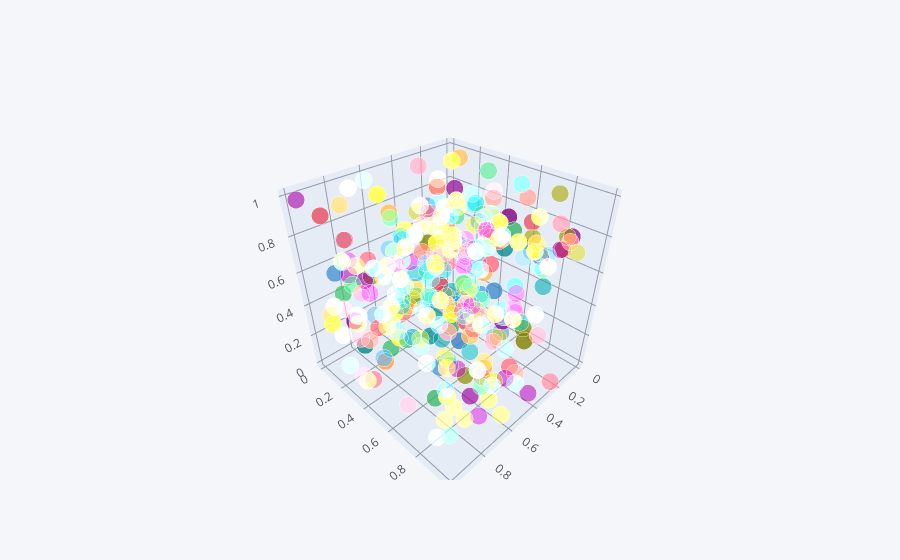

Notebook code for this chart:
### Code cell
df.iplot(x="a",y="b",z="c", kind="scatter3d")

### Figure 1 — Plotly figure (JSON) as saved in the notebook; plotly's stock layout.template omitted (floating-point values rounded to 4 significant figures; data arrays with more than 128 entries replaced by an {"elided": "..."} marker saying what was removed)
{"data": [{"marker": {"color": {"elided": "300 str values"}, "opacity": 0.8, "size": {"elided": "300 int values"}, "symbol": "circle"}, "mode": "markers", "text": {"elided": "300 str values"}, "type": "scatter3d", "x": {"elided": "300 float values"}, "y": {"elided": "300 float values"}, "z": {"elided": "300 float values"}}], "layout": {"legend": {"bgcolor": "#F5F6F9", "font": {"color": "#4D5663"}}, "paper_bgcolor": "#F5F6F9", "plot_bgcolor": "#F5F6F9", "scene": {"xaxis": {"gridcolor": "#9499A3", "showgrid": true, "tickfont": {"color": "#4D5663"}, "title": {"font": {"color": "#4D5663"}, "text": ""}, "zerolinecolor": "#9499A3"}, "yaxis": {"gridcolor": "#9499A3", "showgrid": true, "tickfont": {"color": "#4D5663"}, "title": {"font": {"color": "#4D5663"}, "text": ""}, "zerolinecolor": "#9499A3"}, "zaxis": {"gridcolor": "#9499A3", "showgrid": true, "tickfont": {"color": "#4D5663"}, "title": {"font": {"color": "#4D5663"}, "text": ""}, "zerolinecolor": "#9499A3"}}, "title": {"font": {"color": "#4D5663"}}}}
